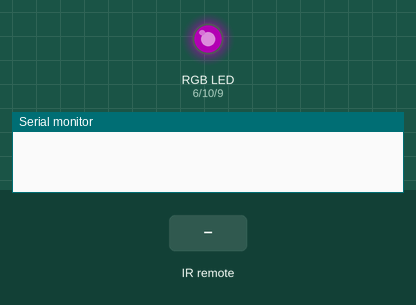
Recording of a sketch running on a simulated Arduino Uno, built with avr-gcc and run on an emulated ATmega328P. Parts: an RGB LED mixed from three pins (HIGH = lit), the last lines printed to the serial monitor. Inputs (shaded band) come from the test bench. Dim RGB values are drawn brighter than linear; random numbers use the default seed unless the sketch sets one.

Above: at 1.2 s.
1.3 s: infrared code 0xFFAA55 received
4.3 s: infrared code 0xFFA857 received
At 4.67 s:
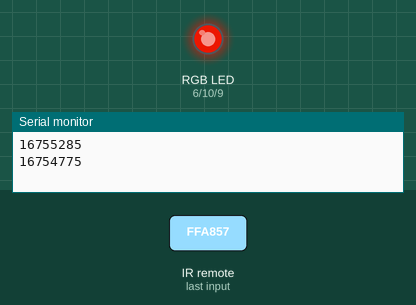
7.3 s: infrared code 0xFFBA45 received
At 7.69 s:
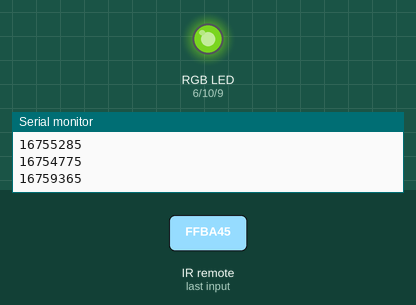
10.3 s: infrared code 0xFF38C7 received
At 13.2 s:
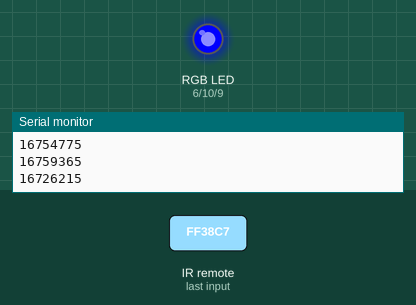
13.3 s: infrared code 0xFFAA55 received
At 14.36 s:
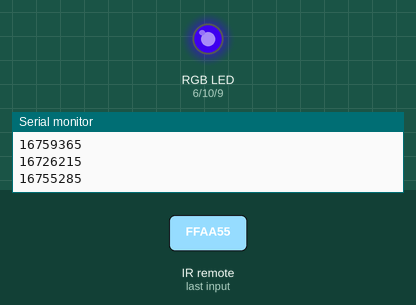
16.3 s: infrared code 0xFFA857 received
Timing chart, 0 to 33.2 s (numbered marks = the images above; inputs shaded):
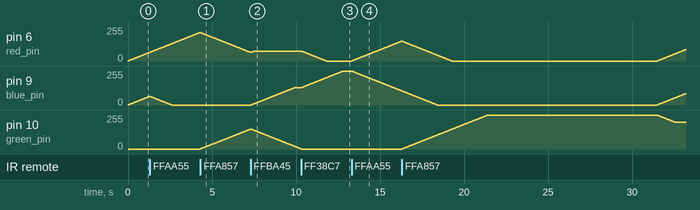

Measured:
- after the input at 4.3 s, pin 10 (green_pin): moves from 0/255 to 150/255 over 3.0 s, starting at once
- after the input at 7.3 s, pin 9 (blue_pin): moves from 0/255 to 130/255 over 2.6 s, starting at once
- after the input at 10.3 s, pin 6 (red_pin): moves from 75/255 to 0/255 over 1.5 s, starting at once; pin 9 (blue_pin): moves from 130/255 to 255/255 over 2.5 s, starting at once
- after the input at 13.3 s, pin 6 (red_pin): moves from 0/255 to 149/255 over 3.0 s, starting at once; pin 9 (blue_pin): moves from 255/255 to 106/255 over 3.0 s, starting at once

The sketch:

arduino-infrared-rgb-lamp.ino
```cpp
/*
  Arduino-based RGB led lamp, controlled by infrared remote

  Components: Arduino UNO
              RGB led
              Infrared sensor

  Usage:
  Use (hardcoded) IR remote to control the color of the RGB led.

  TODO: make a timer to automatically change the color after a given time
  TODO: use interruptions for IR?
*/
#include <IRremote.h>
#include <avr/sleep.h>
#include <avr/power.h>

// Pins declaration used for LED and IR sensor
const int red_pin = 6;
const int blue_pin = 9;
const int green_pin = 10;

int red_cur, green_cur, blue_cur, red_dest, green_dest, blue_dest;
int msSinceLastUpdate = 0;

const int maxMsBetweenColorChange = 10000; // ms
const int transitionDuration = 20; //ms

const int ir_sensor_pin = 8;
IRrecv irrecv(ir_sensor_pin);
decode_results results;

void setup() {
  randomSeed(analogRead(A3));
  irrecv.enableIRIn();
  Serial.begin(115200);

  setColor(0x4B, 0x00, 0x82);
}

/*
 * Main loop: apply the transition if needed, check for IR key pressed, and wait.
 * Repeat.
 * Forever.
 */
void loop() {
  verifyIRSensor();
  updateColor();

  if(msSinceLastUpdate > maxMsBetweenColorChange){
    setRandomColor();
  }

  delay(transitionDuration);
  msSinceLastUpdate += transitionDuration;
}

/*
 * TODO: set right colors for key pressed.
 */
void verifyIRSensor(){
  if (irrecv.decode(&results))
  {
    Serial.println(results.value);
    if(results.value == 16755285){
      setColor(0xFF, 0x00, 0x00);
    }
    else if(results.value == 16754775){
      setColor(0x00, 0xFF, 0x00);
    }
    else if(results.value == 16759365){
      setColor(0x4B, 0x00, 0x82);
    }
    else if(results.value == 16726215){
      setColor(0x00, 0x00, 0xFF);
    }

    irrecv.resume();
  }
}

void updateColor(){
  if(red_cur == red_dest && green_cur == green_dest && blue_cur == blue_dest) return;

  if(red_cur < red_dest) red_cur++;
  if(red_cur > red_dest) red_cur--;
  if(green_cur < green_dest) green_cur++;
  if(green_cur > green_dest) green_cur--;
  if(blue_cur < blue_dest) blue_cur++;
  if(blue_cur > blue_dest) blue_cur--;

  analogWrite(red_pin, red_cur);
  analogWrite(green_pin, green_cur);
  analogWrite(blue_pin, blue_cur);
  msSinceLastUpdate = 0;
}

void setRandomColor(){
  setColor(random(0,255), random(0,255), random(0,255));
}

/*
 * Set the LED color to the R/G/B given values
 */
void setColor(int red, int green, int blue){
  red_dest = red;
  green_dest = green;
  blue_dest = blue;
}
```
